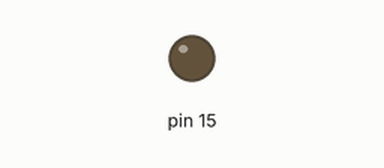
Recording of a sketch running on a simulated Arduino Uno, built with avr-gcc and run on an emulated ATmega328P. On the bench: output pins drawn as LEDs (lit = HIGH).

Above: at 2.0 s.
At 5.0 s:
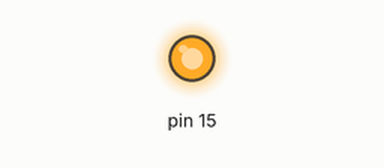
Timing chart, 0 to 7.8 s (numbered marks = the images above):
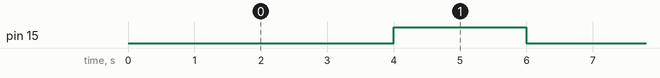

The sketch:

Project_17.2_Small_Fan.ino
```cpp
//**********************************************************************
/*
 * 文件名  :  小风扇
 * 描述 : S8550三极管驱动电机工作
*/

void setup() {

  pinMode(15, OUTPUT); // 初始化引脚15作为输出
}

void loop() {
  digitalWrite(15, LOW);   // 打开电机(LOW 表示低电平)
  delay(4000);              // 延时4秒
  digitalWrite(15, HIGH);    // 升高电压，关掉电机
  delay(2000);              // 延时2秒
}
//**********************************************************************************
```

Measured:
- by itself, pin 15: alternates HIGH for 2.0 s and LOW for 4.0 s
